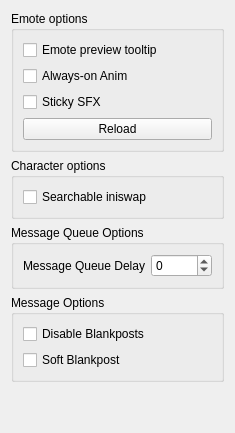
       <widget class="QWidget" name="tab_11">
        <attribute name="title">
         <string>Gameplay</string>
        </attribute>
        <layout class="QGridLayout" name="gridLayout_7">
         <item row="1" column="0">
          <widget class="QGroupBox" name="groupBox_3">
           <property name="title">
            <string>Character options</string>
           </property>
           <layout class="QVBoxLayout" name="verticalLayout_8">
            <item>
             <widget class="QCheckBox" name="searchable_iniswap">
              <property name="text">
               <string>Searchable iniswap</string>
              </property>
             </widget>
            </item>
           </layout>
          </widget>
         </item>
         <item row="0" column="0">
          <widget class="QGroupBox" name="groupBox_5">
           <property name="minimumSize">
            <size>
             <width>0</width>
             <height>121</height>
            </size>
           </property>
           <property name="title">
            <string>Emote options</string>
           </property>
           <layout class="QVBoxLayout" name="verticalLayout_13">
            <item>
             <widget class="QCheckBox" name="emote_preview">
              <property name="text">
               <string>Emote preview tooltip</string>
              </property>
             </widget>
            </item>
            <item>
             <widget class="QCheckBox" name="always_pre">
              <property name="sizePolicy">
               <sizepolicy hsizetype="Minimum" vsizetype="Maximum">
                <horstretch>0</horstretch>
                <verstretch>0</verstretch>
               </sizepolicy>
              </property>
              <property name="text">
               <string>Always-on Anim</string>
              </property>
              <property name="tristate">
               <bool>false</bool>
              </property>
             </widget>
            </item>
            <item>
             <widget class="QCheckBox" name="sticky_sfx">
              <property name="text">
               <string>Sticky SFX</string>
              </property>
             </widget>
            </item>
            <item>
             <widget class="QPushButton" name="reload_character">
              <property name="toolTip">
               <string>&lt;html&gt;&lt;head/&gt;&lt;body&gt;&lt;p&gt;Reload the currently selected character. If a character is not selected, nothing happens.&lt;/p&gt;&lt;/body&gt;&lt;/html&gt;</string>
              </property>
              <property name="text">
               <string>Reload</string>
              </property>
             </widget>
            </item>
           </layout>
          </widget>
         </item>
         <item row="2" column="0">
          <widget class="QGroupBox" name="groupBox_4">
           <property name="minimumSize">
            <size>
             <width>0</width>
             <height>60</height>
            </size>
           </property>
           <property name="title">
            <string>Message Queue Options</string>
           </property>
           <layout class="QFormLayout" name="formLayout_3">
            <item row="0" column="0">
             <widget class="QLabel" name="label_message_queue_delay">
              <property name="toolTip">
               <string>The delay (in ms) that is imposed on each message before the next one is displayed. Set to -1 to disable.</string>
              </property>
              <property name="text">
               <string>Message Queue Delay</string>
              </property>
             </widget>
            </item>
            <item row="0" column="1">
             <widget class="QSpinBox" name="message_queue_delay">
              <property name="minimum">
               <number>-1</number>
              </property>
              <property name="maximum">
               <number>30000</number>
              </property>
             </widget>
            </item>
           </layout>
          </widget>
         </item>
         <item row="3" column="0">
          <widget class="QGroupBox" name="groupBox_blankpost">
           <property name="title">
            <string>Message Options</string>
           </property>
           <layout class="QVBoxLayout" name="verticalLayout_blankpost">
            <item>
             <widget class="QCheckBox" name="disable_blankpost">
              <property name="toolTip">
               <string>Disable blank messages entirely.</string>
              </property>
              <property name="text">
               <string>Disable Blankposts</string>
              </property>
             </widget>
            </item>
            <item>
             <widget class="QCheckBox" name="soft_blankpost">
              <property name="toolTip">
               <string>Check this box if you want to keep blank messages enabled but want to prevent accidental ones, blankposts will only fire after you press enter 3 times on a blank message.</string>
              </property>
              <property name="text">
               <string>Soft Blankpost</string>
              </property>
             </widget>
            </item>
           </layout>
          </widget>
         </item>
         <item row="4" column="0">
          <spacer name="verticalSpacer_5">
           <property name="orientation">
            <enum>Qt::Orientation::Vertical</enum>
           </property>
           <property name="sizeHint" stdset="0">
            <size>
             <width>20</width>
             <height>40</height>
            </size>
           </property>
          </spacer>
         </item>
        </layout>
       </widget>
